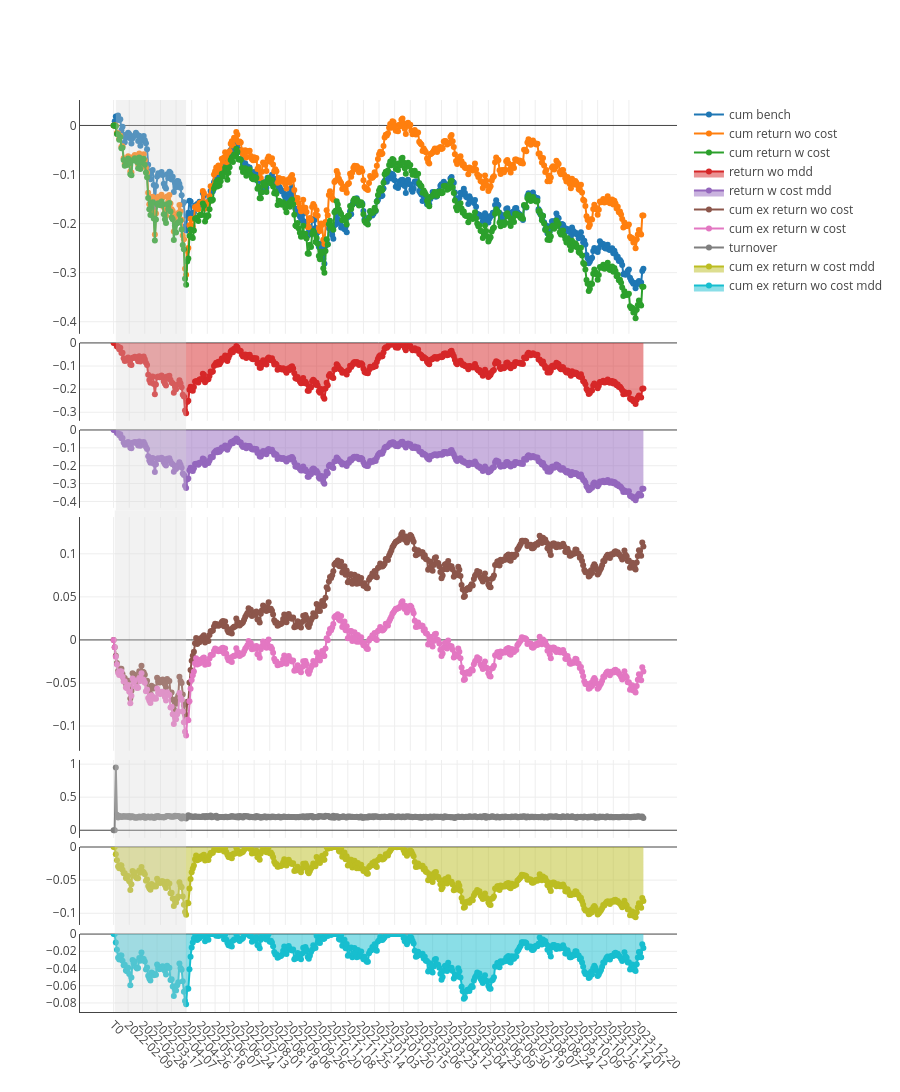

The cell this chart's notebook holds for it:
### Code cell
import pickle

file_path = f'out/backtests/{ex_num}/boot/0-graph.pkl'

with open(file_path, 'rb') as file:
    chart = pickle.load(file)
chart.show()

### Figure 1 — Plotly figure (JSON) as saved in the notebook; plotly's stock layout.template omitted (floating-point values rounded to 4 significant figures; data arrays with more than 128 entries replaced by an {"elided": "..."} marker saying what was removed)
{"data": [{"mode": "lines+markers", "name": "cum bench", "type": "scatter", "x": {"elided": "476 str values"}, "xaxis": "x", "y": {"elided": "476 float values"}, "yaxis": "y"}, {"mode": "lines+markers", "name": "cum return wo cost", "type": "scatter", "x": {"elided": "476 str values"}, "xaxis": "x", "y": {"elided": "476 float values"}, "yaxis": "y"}, {"mode": "lines+markers", "name": "cum return w cost", "type": "scatter", "x": {"elided": "476 str values"}, "xaxis": "x", "y": {"elided": "476 float values"}, "yaxis": "y"}, {"fill": "tozeroy", "mode": "lines+markers", "name": "return wo mdd", "type": "scatter", "x": {"elided": "476 str values"}, "xaxis": "x2", "y": {"elided": "476 float values"}, "yaxis": "y2"}, {"fill": "tozeroy", "mode": "lines+markers", "name": "return w cost mdd", "type": "scatter", "x": {"elided": "476 str values"}, "xaxis": "x3", "y": {"elided": "476 float values"}, "yaxis": "y3"}, {"mode": "lines+markers", "name": "cum ex return wo cost", "type": "scatter", "x": {"elided": "476 str values"}, "xaxis": "x4", "y": {"elided": "476 float values"}, "yaxis": "y4"}, {"mode": "lines+markers", "name": "cum ex return w cost", "type": "scatter", "x": {"elided": "476 str values"}, "xaxis": "x4", "y": {"elided": "476 float values"}, "yaxis": "y4"}, {"mode": "lines+markers", "name": "turnover", "type": "scatter", "x": {"elided": "476 str values"}, "xaxis": "x5", "y": {"elided": "476 float values"}, "yaxis": "y5"}, {"fill": "tozeroy", "mode": "lines+markers", "name": "cum ex return w cost mdd", "type": "scatter", "x": {"elided": "476 str values"}, "xaxis": "x6", "y": {"elided": "476 float values"}, "yaxis": "y6"}, {"fill": "tozeroy", "mode": "lines+markers", "name": "cum ex return wo cost mdd", "type": "scatter", "x": {"elided": "476 str values"}, "xaxis": "x7", "y": {"elided": "476 float values"}, "yaxis": "y7"}], "layout": {"height": 1200, "shapes": [{"fillcolor": "#d3d3d3", "line": {"width": 0}, "opacity": 0.3, "type": "rect", "x0": "2022-01-18", "x1": "2022-04-26", "xref": "x", "y0": 0.55, "y1": 1, "yref": "paper"}, {"fillcolor": "#d3d3d3", "line": {"width": 0}, "opacity": 0.3, "type": "rect", "x0": "2022-01-17", "x1": "2022-04-26", "xref": "x", "y0": 0, "y1": 0.55, "yref": "paper"}], "title": {"text": " "}, "xaxis": {"anchor": "y", "domain": [0, 1], "matches": "x7", "showline": false, "showticklabels": false, "tickangle": 45, "type": "category"}, "xaxis2": {"anchor": "y2", "domain": [0, 1], "matches": "x7", "showline": false, "showticklabels": false, "tickangle": 45, "type": "category"}, "xaxis3": {"anchor": "y3", "domain": [0, 1], "matches": "x7", "showline": false, "showticklabels": false, "tickangle": 45, "type": "category"}, "xaxis4": {"anchor": "y4", "domain": [0, 1], "matches": "x7", "showline": false, "showticklabels": false, "tickangle": 45, "type": "category"}, "xaxis5": {"anchor": "y5", "domain": [0, 1], "matches": "x7", "showline": false, "showticklabels": false, "tickangle": 45, "type": "category"}, "xaxis6": {"anchor": "y6", "domain": [0, 1], "matches": "x7", "showline": false, "showticklabels": false, "tickangle": 45, "type": "category"}, "xaxis7": {"anchor": "y7", "domain": [0, 1], "showline": true, "tickangle": 45, "type": "category"}, "yaxis": {"anchor": "x", "domain": [0.7436, 1], "showline": true, "showticklabels": true, "zeroline": true}, "yaxis2": {"anchor": "x2", "domain": [0.6482, 0.7336], "showline": true, "showticklabels": true, "zeroline": true}, "yaxis3": {"anchor": "x3", "domain": [0.5527, 0.6382], "showline": true, "showticklabels": true, "zeroline": true}, "yaxis4": {"anchor": "x4", "domain": [0.2864, 0.5427], "showline": true, "showticklabels": true, "zeroline": true}, "yaxis5": {"anchor": "x5", "domain": [0.1909, 0.2764], "showline": true, "showticklabels": true, "zeroline": true}, "yaxis6": {"anchor": "x6", "domain": [0.09545, 0.1809], "showline": true, "showticklabels": true, "zeroline": true}, "yaxis7": {"anchor": "x7", "domain": [0, 0.08545], "showline": true, "showticklabels": true, "zeroline": true}}}
